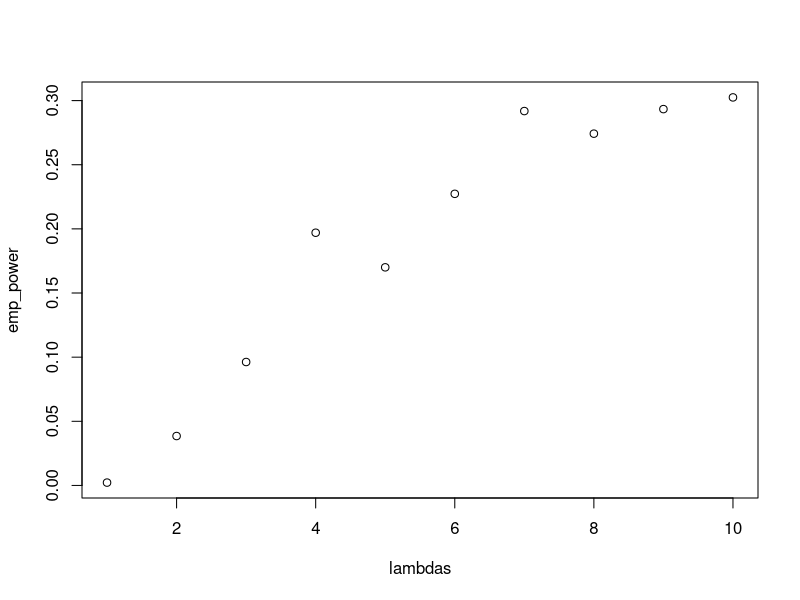
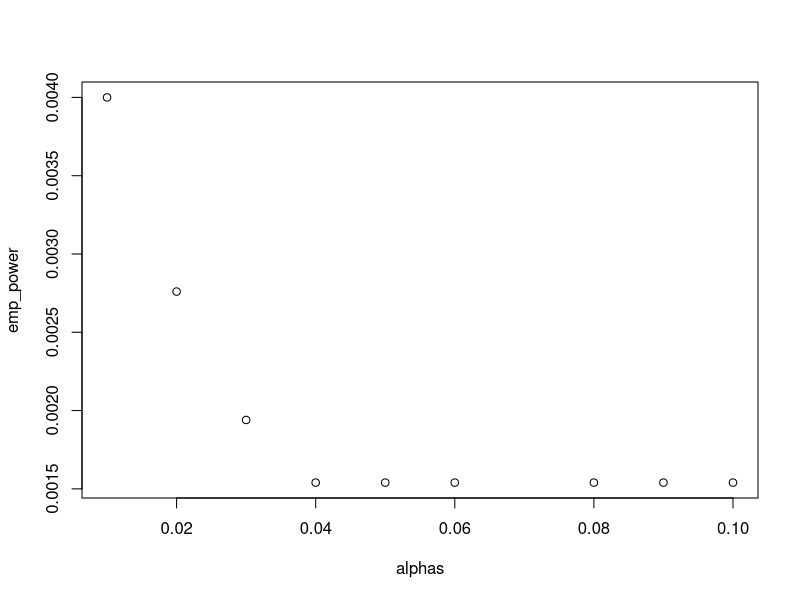
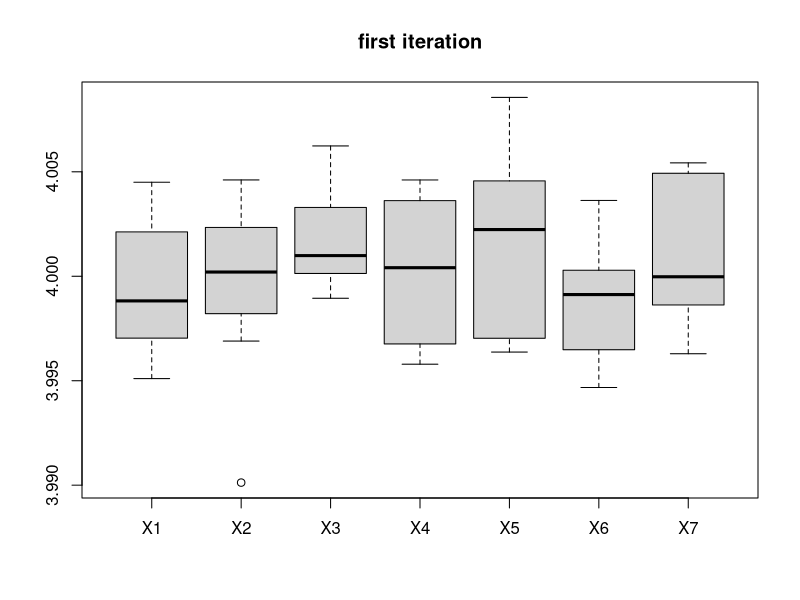
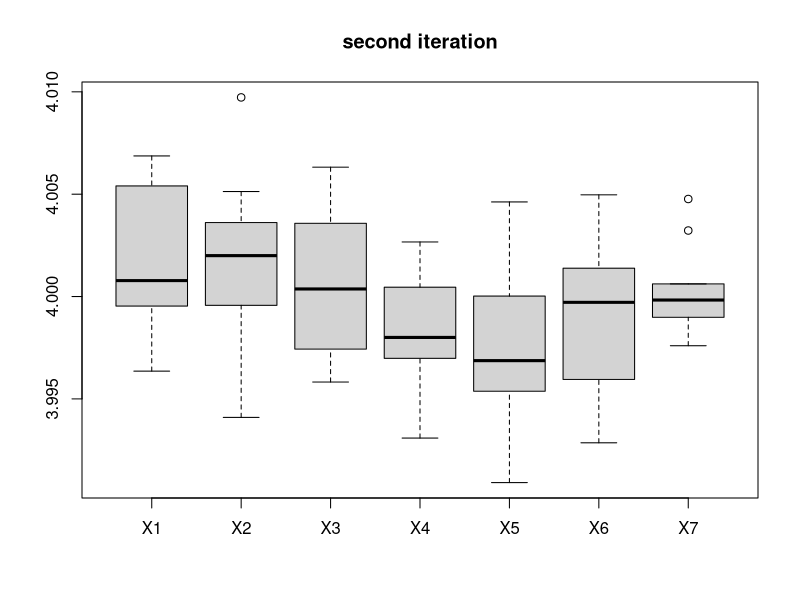
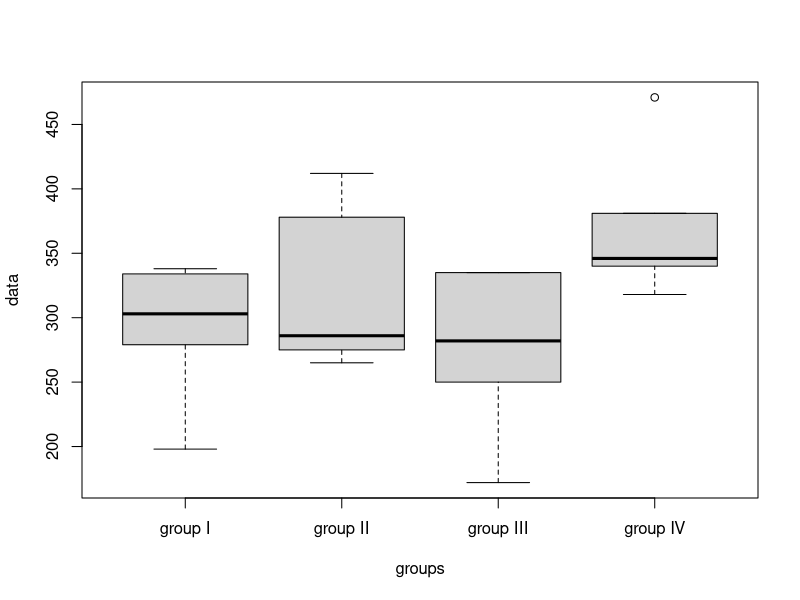

Source code (R) for these figures, in order:
## ---- chunk 1
knitr::opts_chunk$set(echo = TRUE)
## ---- chunk 2
library(pwr)
library(tidyverse)
## ---- chunk 3
pwr.2p.test(h = 0.5, power = 0.8, sig.level = 0.05)
## ---- chunk 4
pwr.t.test(d=0.5, power = 0.8, sig.level = 0.05)
## ---- chunk 5
pwr.t.test(d = 0.5, n = 25, sig.level = 0.05)
## ---- chunk 6
n_sim <- 10000
power <- c()

for (i in 1:n_sim) {
  mu_0 <- rnorm(25, 0.5, 1)
  mu_1 <- rnorm(25, 1, 1)
  power[i] <- t.test(mu_0, mu_1, alternative = "two.sided", var.equal = TRUE)$p.value
}

(length(which(power < 0.05))/n_sim)
## ---- chunk 7
n_sim <- 10000
emp_power <- c()

for (i in 1:n_sim) {
  mu_0 <- rnorm(25, runif(25, 0, 1), 1)
  mu_1 <- rnorm(25, 1, 1)
  emp_power[i] <- t.test(mu_0, mu_1, alternative = "two.sided", var.equal = TRUE)$p.value
}

(length(which(emp_power < 0.05))/n_sim)
## ---- chunk 8
# add helper functions
biased.sd = function(x) {
  biased.var = mean((x-mean(x))^2)
  return (sqrt(biased.var))
}

coef.of.skewness = function(x) {
  b.1 = mean((x - mean(x))^3)/biased.sd(x)^3
  return (b.1)
}

simPVal = function(x, ranked.sim.values) {
  n = length(ranked.sim.values)
  smaller.vals =which(ranked.sim.values <= x)
  if (length(smaller.vals) == 0) {
    alpha.low = 0
    } else{
      alpha.low = length(smaller.vals)/n
    }
  larger.vals = which(ranked.sim.values >= x)
  if (length(larger.vals) == 0) {
    alpha.hi = 0
  } else {
    alpha.hi = length(larger.vals)/n
  }
  p.val = 2*min(alpha.low, alpha.hi)
  return(p.val)
}

# initiate data from PS6
sim.data = matrix(rnorm(1000*100), nrow=1000, ncol=100)
sim.b.1 = apply(sim.data, 1, coef.of.skewness)
ranked.sim.b.1 = sort(sim.b.1)

lambdas <- seq(from=1,to=10,by=1)
emp_power = c()

# iterate for all lambdas
for (i in lambdas) {
  test.data = matrix(rpois(10000, lambda=i), nrow=100, ncol=100)
  test.b.1 = apply(test.data, 1, coef.of.skewness)
  p.values = sapply(test.b.1, function(x) simPVal(x, ranked.sim.b.1))
  power <- p.values[(p.values > 0.05)]
  emp_power[i] <- sum(power)/length(p.values)
}

plot(lambdas, emp_power)
## ---- chunk 9
alphas <- seq(from=0.01,to=0.1,by=0.01)
emp_power = c()

test.data = matrix(rpois(10000, lambda=1), nrow=100, ncol=100)
test.b.1 = apply(test.data, 1, coef.of.skewness)
p.values = sapply(test.b.1, function(x) simPVal(x, ranked.sim.b.1))

# iterate for all alphas
for (i in alphas) {
  power <- p.values[(p.values > i)]
  emp_power[i*100] <- sum(power)/length(p.values)
}

plot(alphas, emp_power)
## ---- chunk 10
storage_1 <- data.frame(matrix(nrow=10, ncol=7))
storage_2 <- data.frame(matrix(nrow=10, ncol=7))
n_iter = 7

# get values for first iteration
for (i in 1:7) {
  storage_1[i] = rnorm(10, 4, 0.0037)
}

# get values for second iteration
for (i in 1:7) {
  storage_2[i] = rnorm(10, 4, 0.0037)
}

boxplot(storage_1, main='first iteration')
boxplot(storage_2, main='second iteration')

summary(storage_1)
summary(storage_2)
## ---- chunk 11
worms = data.frame(group = as.factor(c(rep("Group I", 5), rep("Group II", 5),
                                     rep("Group III", 5), rep("Group IV", 5))),
                   count = c(279, 338,334,198,303,378,275,412,265,286,
                             172,335,335,282,250,381,346,340,471,318))

group_1 <- c(279, 338, 334, 198, 303)
group_2 <- c(378, 275, 412, 265, 286)
group_3 <- c(172, 335, 335, 282, 250)
group_4 <- c(381, 346, 340, 471, 318)

data <- c(group_1, group_2, group_3, group_4)
groups <- factor(rep(c("group I", "group II", "group III", "group IV"), each=5))

boxplot(data~groups)
## ---- chunk 12
summary(aov(count~group, worms))
## ---- chunk 13
kruskal.test(worms$count, worms$group)
